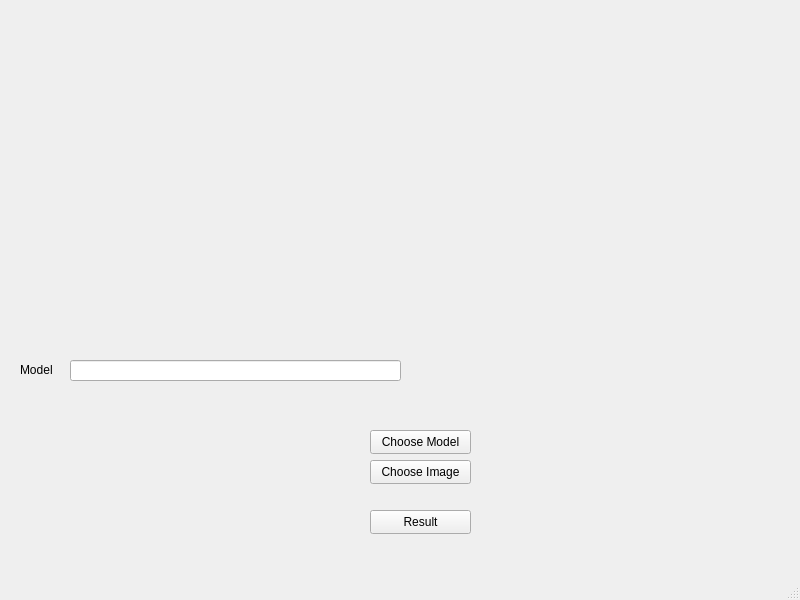
<?xml version="1.0" encoding="UTF-8"?>
<ui version="4.0">
 <class>MainWindow</class>
 <widget class="QMainWindow" name="MainWindow">
  <property name="geometry">
   <rect>
    <x>0</x>
    <y>0</y>
    <width>800</width>
    <height>600</height>
   </rect>
  </property>
  <property name="windowTitle">
   <string>MainWindow</string>
  </property>
  <widget class="QWidget" name="centralwidget">
   <widget class="QPushButton" name="btn_result">
    <property name="geometry">
     <rect>
      <x>370</x>
      <y>510</y>
      <width>101</width>
      <height>24</height>
     </rect>
    </property>
    <property name="text">
     <string>Result</string>
    </property>
   </widget>
   <widget class="QLabel" name="lbl_image">
    <property name="geometry">
     <rect>
      <x>20</x>
      <y>50</y>
      <width>381</width>
      <height>291</height>
     </rect>
    </property>
    <property name="text">
     <string/>
    </property>
    <property name="pixmap">
     <pixmap>1.jpg</pixmap>
    </property>
    <property name="scaledContents">
     <bool>true</bool>
    </property>
   </widget>
   <widget class="QLabel" name="lbl_result">
    <property name="geometry">
     <rect>
      <x>420</x>
      <y>60</y>
      <width>331</width>
      <height>281</height>
     </rect>
    </property>
    <property name="text">
     <string/>
    </property>
    <property name="scaledContents">
     <bool>true</bool>
    </property>
   </widget>
   <widget class="QPushButton" name="btn_chooseimage">
    <property name="geometry">
     <rect>
      <x>370</x>
      <y>460</y>
      <width>101</width>
      <height>24</height>
     </rect>
    </property>
    <property name="text">
     <string>Choose Image</string>
    </property>
   </widget>
   <widget class="QPushButton" name="btn_choosemodel">
    <property name="geometry">
     <rect>
      <x>370</x>
      <y>430</y>
      <width>101</width>
      <height>24</height>
     </rect>
    </property>
    <property name="text">
     <string>Choose Model</string>
    </property>
   </widget>
   <widget class="QLabel" name="label_2">
    <property name="geometry">
     <rect>
      <x>20</x>
      <y>360</y>
      <width>41</width>
      <height>20</height>
     </rect>
    </property>
    <property name="text">
     <string>Model</string>
    </property>
   </widget>
   <widget class="QLineEdit" name="txt_model">
    <property name="geometry">
     <rect>
      <x>70</x>
      <y>360</y>
      <width>331</width>
      <height>21</height>
     </rect>
    </property>
    <property name="text">
     <string/>
    </property>
   </widget>
  </widget>
  <widget class="QMenuBar" name="menubar">
   <property name="geometry">
    <rect>
     <x>0</x>
     <y>0</y>
     <width>800</width>
     <height>22</height>
    </rect>
   </property>
  </widget>
  <widget class="QStatusBar" name="statusbar"/>
 </widget>
 <resources>
  <include location="image.qrc"/>
 </resources>
 <connections/>
</ui>
